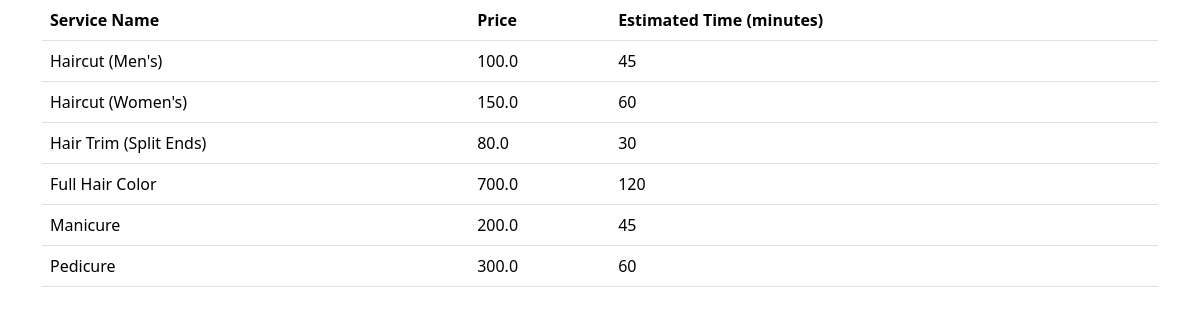
Page /services/ on the committed database.
### barbers/models.py (models this page shows, shortened)
class Service(models.Model):
    service_name = models.CharField(max_length=100)
    price = models.FloatField()
    estimated_time = models.SmallIntegerField()

### barbers/views.py (the view)
# urls.py: path("services/", views.services, name="services"),
def services(request):
    services = Service.objects.all()
    context = {"services": services}
    return render(request, "services/index.html", context)

### barbers/templates/services/index.html (shortened to what this page needs)
<!DOCTYPE html>
<html lang="en">
<head>
  	<link href="https://cdn.jsdelivr.net/npm/bootstrap@5.3.3/dist/css/bootstrap.min.css" rel="stylesheet">
</head>
<body>
	<div class="container">
		<table class="table table-hover">
				<thead>
					<tr>
						<th>Service Name</th>
						<th>Price</th>
						<th>Estimated Time (minutes)</th>
					</tr>
				</thead>
				<tbody>
					{% for service in services %}
					<tr>
						<td>{{service.service_name}}</td>
						<td>{{service.price}}</td>
						<td>{{service.estimated_time}}</td>
					</tr>
					{% endfor %}
				</tbody>
			</table>
	</div>
</body>
</html>

### rows in the picture
Service: service_name "Haircut (Men's)", price "100.0", estimated_time "45"
Service: service_name "Haircut (Women's)", price "150.0", estimated_time "60"
Service: service_name "Hair Trim (Split Ends)", price "80.0", estimated_time "30"
Service: service_name "Full Hair Color", price "700.0", estimated_time "120"
Service: service_name "Manicure", price "200.0", estimated_time "45"
Service: service_name "Pedicure", price "300.0", estimated_time "60"
